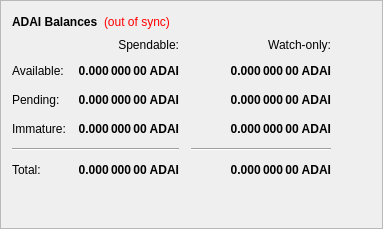
        <widget class="QFrame" name="frame">
         <property name="frameShape">
          <enum>QFrame::StyledPanel</enum>
         </property>
         <property name="frameShadow">
          <enum>QFrame::Raised</enum>
         </property>
         <layout class="QVBoxLayout" name="verticalLayout_4">
          <item>
           <layout class="QHBoxLayout" name="horizontalLayout_4">
            <item>
             <widget class="QLabel" name="label_5">
              <property name="font">
               <font>
                <weight>75</weight>
                <bold>true</bold>
               </font>
              </property>
              <property name="text">
               <string>ADAI Balances</string>
              </property>
             </widget>
            </item>
            <item>
             <widget class="QLabel" name="labelWalletStatus">
              <property name="cursor">
               <cursorShape>WhatsThisCursor</cursorShape>
              </property>
              <property name="toolTip">
               <string>The displayed information may be out of date. Your wallet automatically synchronizes with the BITZONECOIN network after a connection is established, but this process has not completed yet.</string>
              </property>
              <property name="styleSheet">
               <string notr="true">QLabel { color: red; }</string>
              </property>
              <property name="text">
               <string notr="true">(out of sync)</string>
              </property>
              <property name="alignment">
               <set>Qt::AlignLeading|Qt::AlignLeft|Qt::AlignVCenter</set>
              </property>
             </widget>
            </item>
            <item>
             <spacer name="horizontalSpacer_3">
              <property name="orientation">
               <enum>Qt::Horizontal</enum>
              </property>
              <property name="sizeHint" stdset="0">
               <size>
                <width>40</width>
                <height>20</height>
               </size>
              </property>
             </spacer>
            </item>
           </layout>
          </item>
          <item>
           <layout class="QGridLayout" name="gridLayout">
            <property name="spacing">
             <number>12</number>
            </property>
            <item row="2" column="2">
             <widget class="QLabel" name="labelWatchPending">
              <property name="font">
               <font>
                <weight>75</weight>
                <bold>true</bold>
               </font>
              </property>
              <property name="cursor">
               <cursorShape>IBeamCursor</cursorShape>
              </property>
              <property name="toolTip">
               <string>Unconfirmed transactions to watch-only addresses</string>
              </property>
              <property name="text">
               <string notr="true">0.000 000 00 ADAI</string>
              </property>
              <property name="alignment">
               <set>Qt::AlignRight|Qt::AlignTrailing|Qt::AlignVCenter</set>
              </property>
              <property name="textInteractionFlags">
               <set>Qt::LinksAccessibleByMouse|Qt::TextSelectableByKeyboard|Qt::TextSelectableByMouse</set>
              </property>
             </widget>
            </item>
            <item row="2" column="1">
             <widget class="QLabel" name="labelUnconfirmed">
              <property name="font">
               <font>
                <weight>75</weight>
                <bold>true</bold>
               </font>
              </property>
              <property name="cursor">
               <cursorShape>IBeamCursor</cursorShape>
              </property>
              <property name="toolTip">
               <string>Total of transactions that have yet to be confirmed, and do not yet count toward the spendable balance</string>
              </property>
              <property name="text">
               <string notr="true">0.000 000 00 ADAI</string>
              </property>
              <property name="alignment">
               <set>Qt::AlignRight|Qt::AlignTrailing|Qt::AlignVCenter</set>
              </property>
              <property name="textInteractionFlags">
               <set>Qt::LinksAccessibleByMouse|Qt::TextSelectableByKeyboard|Qt::TextSelectableByMouse</set>
              </property>
             </widget>
            </item>
            <item row="3" column="2">
             <widget class="QLabel" name="labelWatchImmature">
              <property name="font">
               <font>
                <weight>75</weight>
                <bold>true</bold>
               </font>
              </property>
              <property name="cursor">
               <cursorShape>IBeamCursor</cursorShape>
              </property>
              <property name="toolTip">
               <string>Staked or masternode rewards in watch-only addresses that has not yet matured</string>
              </property>
              <property name="text">
               <string notr="true">0.000 000 00 ADAI</string>
              </property>
              <property name="alignment">
               <set>Qt::AlignRight|Qt::AlignTrailing|Qt::AlignVCenter</set>
              </property>
              <property name="textInteractionFlags">
               <set>Qt::LinksAccessibleByMouse|Qt::TextSelectableByKeyboard|Qt::TextSelectableByMouse</set>
              </property>
             </widget>
            </item>
            <item row="4" column="0" colspan="2">
             <widget class="Line" name="lineSpendableBalance">
              <property name="orientation">
               <enum>Qt::Horizontal</enum>
              </property>
             </widget>
            </item>
            <item row="4" column="2">
             <widget class="Line" name="lineWatchBalance">
              <property name="sizePolicy">
               <sizepolicy hsizetype="Preferred" vsizetype="Fixed">
                <horstretch>0</horstretch>
                <verstretch>0</verstretch>
               </sizepolicy>
              </property>
              <property name="minimumSize">
               <size>
                <width>140</width>
                <height>0</height>
               </size>
              </property>
              <property name="orientation">
               <enum>Qt::Horizontal</enum>
              </property>
             </widget>
            </item>
            <item row="5" column="0">
             <widget class="QLabel" name="labelTotalText">
              <property name="text">
               <string>Total:</string>
              </property>
             </widget>
            </item>
            <item row="3" column="1">
             <widget class="QLabel" name="labelImmature">
              <property name="font">
               <font>
                <weight>75</weight>
                <bold>true</bold>
               </font>
              </property>
              <property name="cursor">
               <cursorShape>IBeamCursor</cursorShape>
              </property>
              <property name="toolTip">
               <string>Staked or masternode rewards that has not yet matured</string>
              </property>
              <property name="text">
               <string notr="true">0.000 000 00 ADAI</string>
              </property>
              <property name="alignment">
               <set>Qt::AlignRight|Qt::AlignTrailing|Qt::AlignVCenter</set>
              </property>
              <property name="textInteractionFlags">
               <set>Qt::LinksAccessibleByMouse|Qt::TextSelectableByKeyboard|Qt::TextSelectableByMouse</set>
              </property>
             </widget>
            </item>
            <item row="2" column="3">
             <spacer name="horizontalSpacer_2">
              <property name="orientation">
               <enum>Qt::Horizontal</enum>
              </property>
              <property name="sizeHint" stdset="0">
               <size>
                <width>40</width>
                <height>20</height>
               </size>
              </property>
             </spacer>
            </item>
            <item row="3" column="0">
             <widget class="QLabel" name="labelImmatureText">
              <property name="text">
               <string>Immature:</string>
              </property>
             </widget>
            </item>
            <item row="5" column="1">
             <widget class="QLabel" name="labelTotal">
              <property name="font">
               <font>
                <weight>75</weight>
                <bold>true</bold>
               </font>
              </property>
              <property name="cursor">
               <cursorShape>IBeamCursor</cursorShape>
              </property>
              <property name="toolTip">
               <string>Your current total balance</string>
              </property>
              <property name="text">
               <string notr="true">0.000 000 00 ADAI</string>
              </property>
              <property name="alignment">
               <set>Qt::AlignRight|Qt::AlignTrailing|Qt::AlignVCenter</set>
              </property>
              <property name="textInteractionFlags">
               <set>Qt::LinksAccessibleByMouse|Qt::TextSelectableByKeyboard|Qt::TextSelectableByMouse</set>
              </property>
             </widget>
            </item>
            <item row="5" column="2">
             <widget class="QLabel" name="labelWatchTotal">
              <property name="font">
               <font>
                <weight>75</weight>
                <bold>true</bold>
               </font>
              </property>
              <property name="cursor">
               <cursorShape>IBeamCursor</cursorShape>
              </property>
              <property name="toolTip">
               <string>Current total balance in watch-only addresses</string>
              </property>
              <property name="text">
               <string notr="true">0.000 000 00 ADAI</string>
              </property>
              <property name="alignment">
               <set>Qt::AlignRight|Qt::AlignTrailing|Qt::AlignVCenter</set>
              </property>
              <property name="textInteractionFlags">
               <set>Qt::LinksAccessibleByMouse|Qt::TextSelectableByKeyboard|Qt::TextSelectableByMouse</set>
              </property>
             </widget>
            </item>
            <item row="0" column="2">
             <widget class="QLabel" name="labelWatchonly">
              <property name="text">
               <string>Watch-only:</string>
              </property>
              <property name="alignment">
               <set>Qt::AlignRight|Qt::AlignTrailing|Qt::AlignVCenter</set>
              </property>
             </widget>
            </item>
            <item row="1" column="0">
             <widget class="QLabel" name="labelBalanceText">
              <property name="text">
               <string>Available:</string>
              </property>
             </widget>
            </item>
            <item row="1" column="1">
             <widget class="QLabel" name="labelBalance">
              <property name="font">
               <font>
                <weight>75</weight>
                <bold>true</bold>
               </font>
              </property>
              <property name="cursor">
               <cursorShape>IBeamCursor</cursorShape>
              </property>
              <property name="toolTip">
               <string>Your current spendable balance</string>
              </property>
              <property name="text">
               <string notr="true">0.000 000 00 ADAI</string>
              </property>
              <property name="alignment">
               <set>Qt::AlignRight|Qt::AlignTrailing|Qt::AlignVCenter</set>
              </property>
              <property name="textInteractionFlags">
               <set>Qt::LinksAccessibleByMouse|Qt::TextSelectableByKeyboard|Qt::TextSelectableByMouse</set>
              </property>
             </widget>
            </item>
            <item row="1" column="2">
             <widget class="QLabel" name="labelWatchAvailable">
              <property name="font">
               <font>
                <weight>75</weight>
                <bold>true</bold>
               </font>
              </property>
              <property name="cursor">
               <cursorShape>IBeamCursor</cursorShape>
              </property>
              <property name="toolTip">
               <string>Your current balance in watch-only addresses</string>
              </property>
              <property name="text">
               <string notr="true">0.000 000 00 ADAI</string>
              </property>
              <property name="alignment">
               <set>Qt::AlignRight|Qt::AlignTrailing|Qt::AlignVCenter</set>
              </property>
              <property name="textInteractionFlags">
               <set>Qt::LinksAccessibleByMouse|Qt::TextSelectableByKeyboard|Qt::TextSelectableByMouse</set>
              </property>
             </widget>
            </item>
            <item row="2" column="0">
             <widget class="QLabel" name="labelPendingText">
              <property name="text">
               <string>Pending:</string>
              </property>
             </widget>
            </item>
            <item row="0" column="1">
             <widget class="QLabel" name="labelSpendable">
              <property name="text">
               <string>Spendable:</string>
              </property>
              <property name="alignment">
               <set>Qt::AlignRight|Qt::AlignTrailing|Qt::AlignVCenter</set>
              </property>
             </widget>
            </item>
           </layout>
          </item>
          <item>
           <spacer name="verticalSpacer_4">
            <property name="orientation">
             <enum>Qt::Vertical</enum>
            </property>
            <property name="sizeHint" stdset="0">
             <size>
              <width>20</width>
              <height>40</height>
             </size>
            </property>
           </spacer>
          </item>
         </layout>
        </widget>
